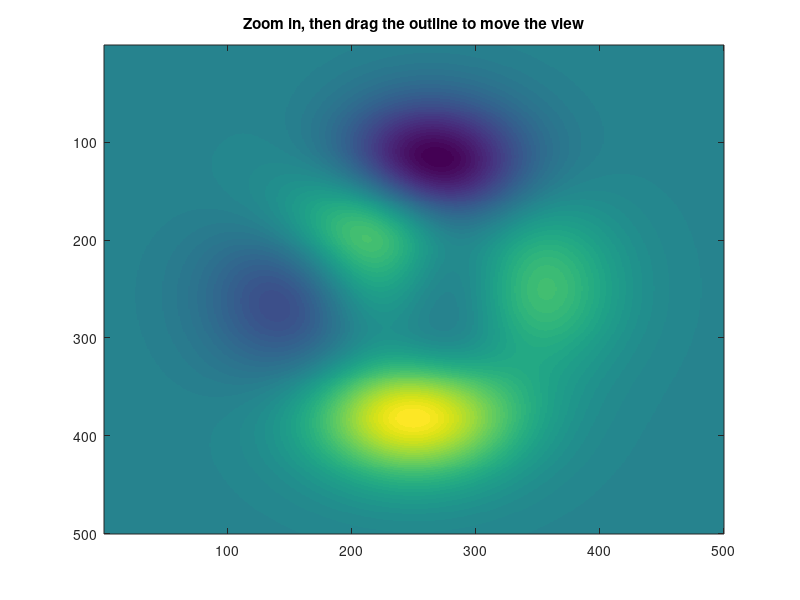

Write the MATLAB code that produced this figure. (Note: this script raises an error after producing the figure.)
%zoomOverviewExample Zoom/pan toolbar with an interactive zoom outline
%
%   Combines two widgets inside a data axes:
%     - a uim.widget.Toolbar with zoom/pan pointer tools (northeast),
%       wired through uim.interface.PointerToolBinding;
%     - a uim.widget.OverviewIndicator (southeast) showing the full data
%       extent and the current view. Drag the view rectangle (or click
%       elsewhere in the frame) to move the view; zooming with the
%       tools or keyboard shortcuts (q/w/y) updates the outline.
%
%   Run from anywhere in the repository; the script puts the toolbox
%   source first on the path.

% Put this repository's source first on the path: an older uim package
% (e.g. NANSEN's bundled copy) may otherwise shadow it.
addpath(genpath(fullfile(fileparts(mfilename('fullpath')), '..', 'src')))

hFigure = figure('Name', 'Zoom overview example', 'Color', 'w');
hAxes = axes(hFigure);
imagesc(hAxes, peaks(500))
title(hAxes, 'Zoom in, then drag the outline to move the view')

% Zoom/pan tools + toolbar
pointerManager = uim.interface.PointerManager(hFigure, hAxes, ...
    {'zoomIn', 'zoomOut', 'pan'});

toolbar = uim.widget.Toolbar(hAxes, ...
    'Location', 'northeast', 'Margin', [10, 10, 10, 10], ...
    'BackgroundAlpha', 0.5);

binding = uim.interface.PointerToolBinding(toolbar, pointerManager, ...
    ["zoomIn", "zoomOut", "pan"], ...
    'Tooltips', struct('zoomIn', 'Zoom in (q)', ...
        'zoomOut', 'Zoom out (w)', 'pan', 'Pan (y)'));

hFigure.KeyPressFcn = @(src, evt) pointerManager.onKeyPress(src, evt);

% Interactive zoom outline: dragging the view rectangle moves the view.
indicator = uim.widget.OverviewIndicator(hAxes, ...
    'Location', 'southeast', 'Margin', [10, 10, 10, 10], ...
    'YDir', 'reverse', ...
    'DataLimits', [hAxes.XLim; hAxes.YLim], ...
    'ViewLimits', [hAxes.XLim; hAxes.YLim], ...
    'ViewChangedFcn', ...
    @(~, evt) set(hAxes, 'XLim', evt.XLim, 'YLim', evt.YLim));

% Keep the outline in sync when the zoom/pan tools change the view.
limitListener = addlistener(hAxes, {'XLim', 'YLim'}, 'PostSet', ...
    @(~, ~) updateOverview(indicator, hAxes));

function updateOverview(indicator, hAxes)
    indicator.ViewLimits = [hAxes.XLim; hAxes.YLim];
end
